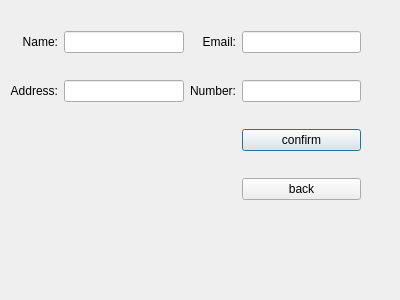
<?xml version="1.0" encoding="UTF-8"?>
<ui version="4.0">
 <class>regC</class>
 <widget class="QDialog" name="regC">
  <property name="geometry">
   <rect>
    <x>0</x>
    <y>0</y>
    <width>400</width>
    <height>300</height>
   </rect>
  </property>
  <property name="windowTitle">
   <string>Dialog</string>
  </property>
  <widget class="QWidget" name="gridLayoutWidget">
   <property name="geometry">
    <rect>
     <x>10</x>
     <y>10</y>
     <width>351</width>
     <height>211</height>
    </rect>
   </property>
   <layout class="QGridLayout" name="gridLayout">
    <item row="0" column="3">
     <widget class="QLineEdit" name="emailE"/>
    </item>
    <item row="0" column="1">
     <widget class="QLineEdit" name="nameE"/>
    </item>
    <item row="2" column="1">
     <widget class="QLineEdit" name="addressE"/>
    </item>
    <item row="2" column="3">
     <widget class="QLineEdit" name="numberE"/>
    </item>
    <item row="0" column="0">
     <widget class="QLabel" name="nameL">
      <property name="text">
       <string>Name:</string>
      </property>
      <property name="alignment">
       <set>Qt::AlignRight|Qt::AlignTrailing|Qt::AlignVCenter</set>
      </property>
     </widget>
    </item>
    <item row="3" column="3">
     <widget class="QPushButton" name="pushButton">
      <property name="text">
       <string>confirm</string>
      </property>
     </widget>
    </item>
    <item row="2" column="0">
     <widget class="QLabel" name="addresL">
      <property name="text">
       <string>Address:</string>
      </property>
      <property name="alignment">
       <set>Qt::AlignRight|Qt::AlignTrailing|Qt::AlignVCenter</set>
      </property>
     </widget>
    </item>
    <item row="0" column="2">
     <widget class="QLabel" name="emailL">
      <property name="text">
       <string>Email:</string>
      </property>
      <property name="alignment">
       <set>Qt::AlignRight|Qt::AlignTrailing|Qt::AlignVCenter</set>
      </property>
     </widget>
    </item>
    <item row="2" column="2">
     <widget class="QLabel" name="numberL">
      <property name="text">
       <string>Number:</string>
      </property>
      <property name="alignment">
       <set>Qt::AlignRight|Qt::AlignTrailing|Qt::AlignVCenter</set>
      </property>
     </widget>
    </item>
    <item row="4" column="3">
     <widget class="QPushButton" name="pushButton_2">
      <property name="text">
       <string>back</string>
      </property>
     </widget>
    </item>
   </layout>
  </widget>
 </widget>
 <resources/>
 <connections/>
</ui>
